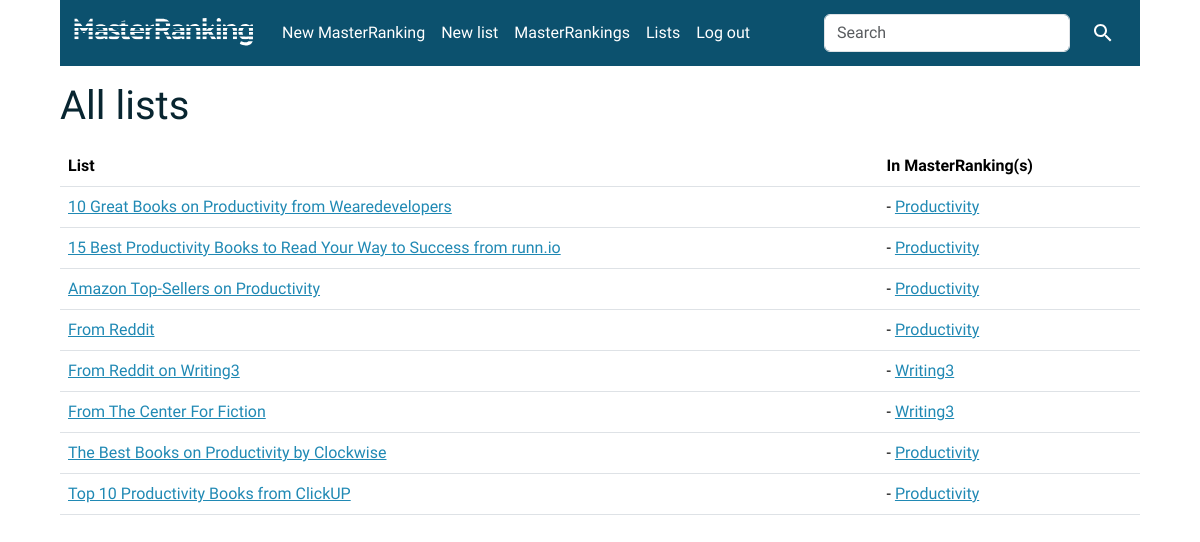
Before: /lists (signed in) with the older database file.
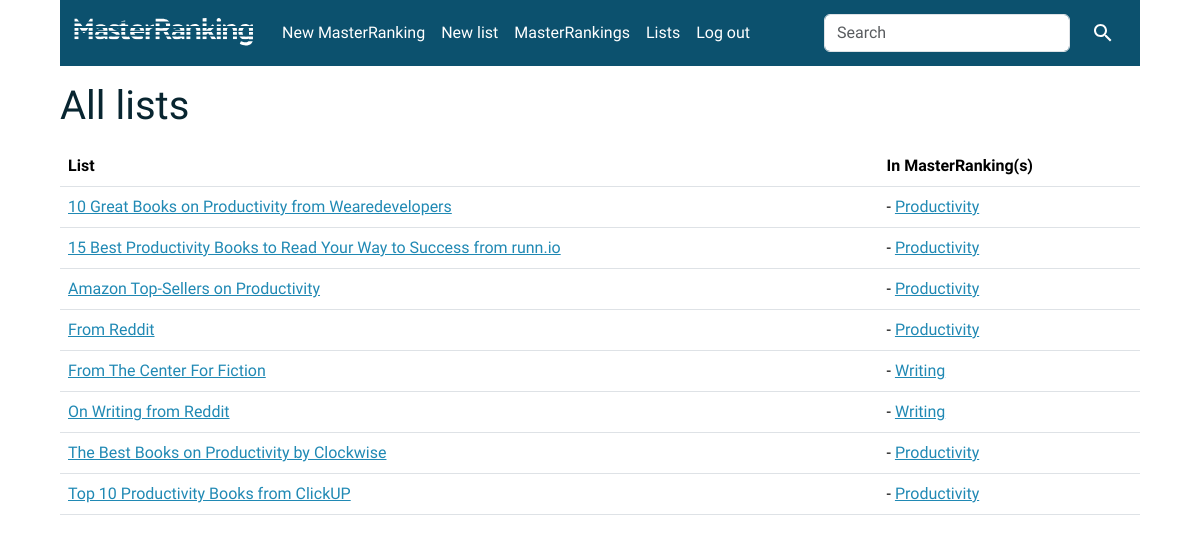
After: the same page with the newer database file.
### list/models.py (models this page shows, shortened)
class List(models.Model):
    name = models.CharField(max_length=320)
    info = models.CharField(max_length=960, blank=True)
    url = models.URLField(max_length=560, blank=True)
    credibility = models.PositiveIntegerField(default=3)
    book_num = models.PositiveIntegerField(default=10)
    masters = models.ManyToManyField(Master, blank=True)
    places_matter = models.BooleanField()
    slug = models.SlugField(max_length=250, null=True, blank=True)
    user = models.ForeignKey(User, on_delete=models.CASCADE)
    class Meta:
        constraints = [
            models.UniqueConstraint(fields=['name', 'user'], name='User can only have one list with this name'),
            models.UniqueConstraint(fields=['slug', 'user'], name='Slug for list - unique')
        ]
    def __str__(self):
        return self.name

class Master(models.Model):
    name = models.CharField(max_length=960)
    time = models.DateTimeField(auto_now_add=True, null=True)
    slug = models.SlugField(max_length=250, null=True, blank=True)
    user = models.ForeignKey(User, on_delete=models.CASCADE)
    class Meta:
        constraints = [
            models.UniqueConstraint(fields=['name', 'user'], name='User can only have one master with this name'),
            models.UniqueConstraint(fields=['slug', 'user'], name='Slug for master - unique')
        ]
    '''
    Related:
    list
    book_in_master
    author_in_master
    '''
    def __str__(self):
        return self.name

### list/views.py (the view)
# urls.py: path("lists", views.lists, name="lists"),
@login_required
def lists(request):
    lists = List.objects.filter(user=request.user).order_by('name')
    return render(request, "list/lists.html", {"lists": lists,})

### list/templates/list/lists.html (shortened to what this page needs)
{% extends 'list/base.html' %}
{% block body %}
{% if lists.count > 0 %}
<h1>All lists</h1>
<table class="table table-hover">
    <thead>
        <tr>
            <th scope="col">List</th>
            <th scope="col">In MasterRanking(s)</th>
        </tr>
    </thead>
    <tbody>
        {% for list in lists %}
        <tr>
            <td><a href="{% url 'list' list.id list.slug %}">{{ list }}</a></td>
            <td> {% if list.masters.count > 0 %}
                {% for master in list.masters.all %}
                - <a href="{% url 'master' master.id master.slug %}">{{ master }}</a><br>
                {% endfor %}
                {% endif %}</td>
        </tr>
        {% endfor %}
    </tbody>
</table>
{% else %}
<br>
<p></p>
<h1>You haven't created any lists yet!</h1><br>
<p></p>
<a class="btn btn-primary" href="{% url 'list_add' %}">Add a list</a>
{% endif %}
{% endblock %}

Changed rows visible on the page:
removed List: name "From Reddit on Writing3", Master (name "Writing3")
changed Master: name "Writing3" → "Writing"
added List: name "On Writing from Reddit", Master (name "Writing")
